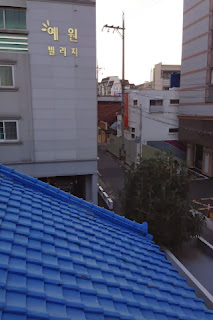
#> input picture dataset/S1.jpeg, 213 x 320 px
$ python stitch.py --image dataset --output out
#> lines starting #> are read from the running program, lines starting #| are printed output that depends on the picture; after the words box and inside, x2 and y2 are one past the last pixel; in counts of white or black regions, pixels touching at a corner belong together
### prama.py
import numpy as np
import cv2

class panorama:

    def image_stitch(self, images, lowe_ratio=0.75, max_Threshold=4.0,match_status=False):

        #detect the features and keypoints from SIFT
        (imageB, imageA) = images
        (KeypointsA, features_of_A) = self.Detect_Feature_And_KeyPoints(imageA)
        (KeypointsB, features_of_B) = self.Detect_Feature_And_KeyPoints(imageB)

        #got the valid matched points
        Values = self.matchKeypoints(KeypointsA, KeypointsB,features_of_A, features_of_B, lowe_ratio, max_Threshold)

        if Values is None:
            return None

        #to get perspective of image using computed homography
        (matches, Homography, status) = Values
        result_image = self.getwarp_perspective(imageA,imageB,Homography)
        result_image[0:imageB.shape[0], 0:imageB.shape[1]] = imageB

        # check to see if the keypoint matches should be visualized
        if match_status:
            vis = self.draw_Matches(imageA, imageB, KeypointsA, KeypointsB, matches,status)

            return (result_image, vis)

        return result_image

    def getwarp_perspective(self,imageA,imageB,Homography):
        val = imageA.shape[1] + imageB.shape[1]
        result_image = cv2.warpPerspective(imageA, Homography, (val , imageA.shape[0]))

        return result_image

    def Detect_Feature_And_KeyPoints(self, image):
        gray = cv2.cvtColor(image, cv2.COLOR_BGR2GRAY)

        # detect and extract features from the image
        descriptors = cv2.SIFT_create()
        (Keypoints, features) = descriptors.detectAndCompute(image, None)

        Keypoints = np.float32([i.pt for i in Keypoints])
        return (Keypoints, features)

    def get_Allpossible_Match(self,featuresA,featuresB):

        # compute the all matches using euclidean distance and opencv provide
        #DescriptorMatcher_create() function for that
        match_instance = cv2.DescriptorMatcher_create("BruteForce")
        All_Matches = match_instance.knnMatch(featuresA, featuresB, 2)

        return All_Matches

    def All_validmatches(self,AllMatches,lowe_ratio):
        #to get all valid matches according to lowe concept..
        valid_matches = []

        for val in AllMatches:
            if len(val) == 2 and val[0].distance < val[1].distance * lowe_ratio:
                valid_matches.append((val[0].trainIdx, val[0].queryIdx))

        return valid_matches

    def Compute_Homography(self,pointsA,pointsB,max_Threshold):
        #to compute homography using points in both images

        (H, status) = cv2.findHomography(pointsA, pointsB, cv2.RANSAC, max_Threshold)
        return (H,status)

    def matchKeypoints(self, KeypointsA, KeypointsB, featuresA, featuresB,lowe_ratio, max_Threshold):

        AllMatches = self.get_Allpossible_Match(featuresA,featuresB);
        valid_matches = self.All_validmatches(AllMatches,lowe_ratio)

        if len(valid_matches) > 4:
            # construct the two sets of points
            pointsA = np.float32([KeypointsA[i] for (_,i) in valid_matches])
            pointsB = np.float32([KeypointsB[i] for (i,_) in valid_matches])

            (Homograpgy, status) = self.Compute_Homography(pointsA, pointsB, max_Threshold)

            return (valid_matches, Homograpgy, status)
        else:
            return None

    def get_image_dimension(self,image):
        (h,w) = image.shape[:2]
        return (h,w)

    def get_points(self,imageA,imageB):

        (hA, wA) = self.get_image_dimension(imageA)
        (hB, wB) = self.get_image_dimension(imageB)
        vis = np.zeros((max(hA, hB), wA + wB, 3), dtype="uint8")
        vis[0:hA, 0:wA] = imageA
        vis[0:hB, wA:] = imageB

        return vis


    def draw_Matches(self, imageA, imageB, KeypointsA, KeypointsB, matches, status):

        (hA,wA) = self.get_image_dimension(imageA)
        vis = self.get_points(imageA,imageB)

        # loop over the matches
        for ((trainIdx, queryIdx), s) in zip(matches, status):
            if s == 1:
                ptA = (int(KeypointsA[queryIdx][0]), int(KeypointsA[queryIdx][1]))
                ptB = (int(KeypointsB[trainIdx][0]) + wA, int(KeypointsB[trainIdx][1]))
                cv2.line(vis, ptA, ptB, (0, 255, 0), 1)

        return vis

### stitch.py
from prama import panorama
import cv2
import argparse
import os

filename = []
images = []

# Create the parser
parser = argparse.ArgumentParser(description = 'Feature Description, Matching and stitching ')

# input and output folder path
parser.add_argument('--image',
                    action = 'store',
                    type = str,
                    required = True,
                    help = 'image folder path')

parser.add_argument('--output',
                    action = 'store',
                    type = str,
                    required = True,
                    help = 'output folder path')

# Execute the parse_args() method
arg = parser.parse_args()

for root,dirs,files in os.walk(arg.image):
    for file in files:
        if file.endswith(".jpg") or file.endswith(".jpeg") or file.endswith(".png"):
            image_path = os.path.join(root, file)
            filename.append(image_path)

for img in filename:
    images.append(cv2.imread(img))

no_of_images = len(images)
#> no_of_images = 2

concat = panorama()

if no_of_images==2:
    (result, matched_points) = concat.image_stitch([images[0], images[1]], match_status=True)
#> in image_stitch, imageB is the input picture: shape (320, 213, 3); mean B, G, R 121.5, 96.9, 89.6
#> in Detect_Feature_And_KeyPoints, `gray = cv2.cvtColor(image, cv2.COLOR_BGR2GRAY)`:
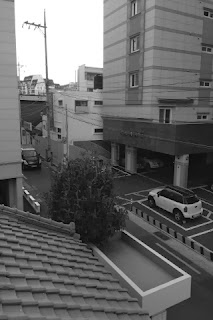
#> gray: shape (320, 213); min 0, max 255, mean 103.4
#> in Detect_Feature_And_KeyPoints, `(Keypoints, features) = descriptors.detectAndCompute(image, None)`: Keypoints = 546 keypoints; strongest (x, y, size): (26, 22, 2.1), (39, 25, 2.1), (48, 82, 5.4), (45, 27, 2.3)
#> in Detect_Feature_And_KeyPoints, `Keypoints = np.float32([i.pt for i in Keypoints])`: Keypoints = 546 pairs, first value 2.78 to 210.1, second value 6.81 to 314.2
#> in image_stitch, `(KeypointsA, features_of_A) = self.Detect_Feature_And_KeyPoints(imageA)`: KeypointsA has the same summary as Keypoints in Detect_Feature_And_KeyPoints
#> in Detect_Feature_And_KeyPoints (call 2), `gray = cv2.cvtColor(image, cv2.COLOR_BGR2GRAY)`:
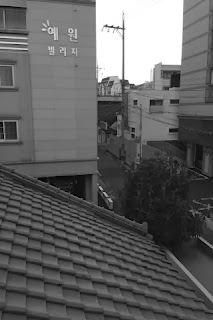
#> gray: shape (320, 213); min 0, max 255, mean 97.5
#> in Detect_Feature_And_KeyPoints (call 2), `(Keypoints, features) = descriptors.detectAndCompute(image, None)`: Keypoints = 540 keypoints; strongest (x, y, size): (118, 28, 2), (123, 29, 2.2), (99, 80, 2.5), (124, 82, 5.3)
#> in Detect_Feature_And_KeyPoints (call 2), `Keypoints = np.float32([i.pt for i in Keypoints])`: Keypoints = 540 pairs, first value 2.65 to 206.5, second value 3.33 to 316.8
#> in image_stitch, `(KeypointsB, features_of_B) = self.Detect_Feature_And_KeyPoints(imageB)`: KeypointsB has the same summary as Keypoints in Detect_Feature_And_KeyPoints
#> in get_Allpossible_Match, `All_Matches = match_instance.knnMatch(featuresA, featuresB, 2)`: All_Matches = 546 matches
#> after the loop in All_validmatches, `for val in AllMatches:`: valid_matches = 132 pairs, first value 66 to 539, second value 7 to 366
#> in matchKeypoints, `pointsA = np.float32([KeypointsA[i] for (_,i) in valid_matches])`: pointsA = 132 pairs, first value 9.5 to 127.5, second value 25.37 to 314
#> in matchKeypoints, `pointsB = np.float32([KeypointsB[i] for (i,_) in valid_matches])`: pointsB = 132 pairs, first value 27.39 to 206.5, second value 27.51 to 309
#> in Compute_Homography, `(H, status) = cv2.findHomography(pointsA, pointsB, cv2.RANSAC, max_Thr..`: H = [[0.776, -0.0105, 80.94], [-0.134, 0.931, 8.39], [-0.00107, 8.29e-06, 1]]; status = 132 values, max 1 at index 0, min 0 at index 9, mean 0.932
#> in matchKeypoints, `(Homograpgy, status) = self.Compute_Homography(pointsA, pointsB, max_T..`: Homograpgy has the same summary as H in Compute_Homography
#> in image_stitch, `(matches, Homography, status) = Values`: matches has the same summary as valid_matches in All_validmatches; Homography has the same summary as H in Compute_Homography
#> in getwarp_perspective, `result_image = cv2.warpPerspective(imageA, Homography, (val , imageA.s..`:
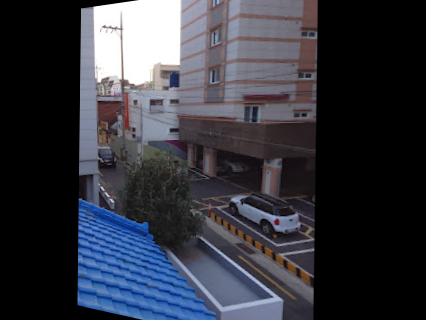
#> result_image: shape (320, 426, 3); mean B, G, R 63.3, 54.2, 52.3
#> in image_stitch, `result_image[0:imageB.shape[0], 0:imageB.shape[1]] = imageB`:
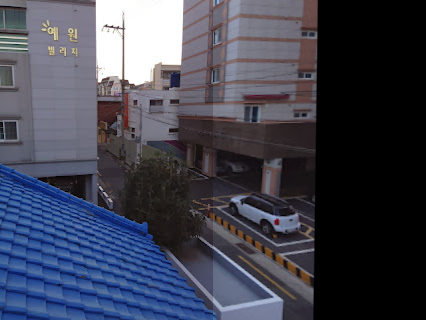
#> result_image: shape (320, 426, 3); mean B, G, R 81.7, 67.2, 64.8
#> in draw_Matches, `(hA,wA) = self.get_image_dimension(imageA)`: hA = 320; wA = 213
#> in get_points, `(hA, wA) = self.get_image_dimension(imageA)`: hA = 320; wA = 213
#> in get_points, `(hB, wB) = self.get_image_dimension(imageB)`: hB = 320; wB = 213
#> in get_points, `vis[0:hA, 0:wA] = imageA`:
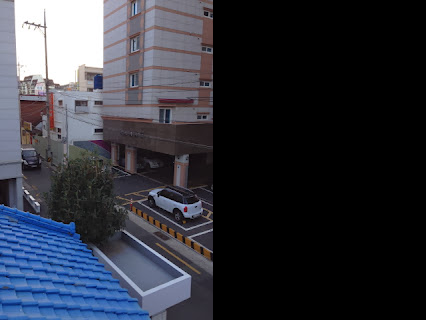
#> vis: shape (320, 426, 3); mean B, G, R 60.7, 51.4, 48.9
#> in get_points, `vis[0:hB, wA:] = imageB`:
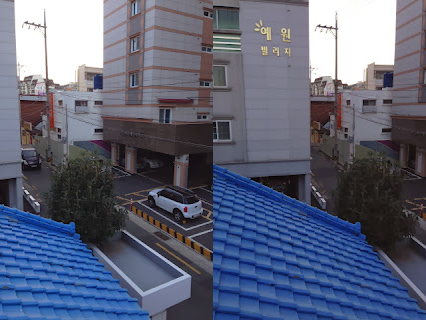
#> vis: shape (320, 426, 3); mean B, G, R 121.4, 99.9, 93.7
#> the loop in draw_Matches, `for ((trainIdx, queryIdx), s) in zip(matches, status):` made 132 passes
#> (trainIdx, queryIdx, s, ptA, ptB) on passes 1, 2, 3, 4, 5, 6, 7, 8, 9, 11, 12, 13: (213, 7, [1], (9, 237), (299, 229)), (219, 11, [1], (11, 261), (301, 252)), (220, 12, [1], (11, 261), (301, 252)), (227, 15, [1], (12, 64), (305, 67)), (227, 17, [1], (12, 64), (305, 67)), (222, 18, [1], (13, 249), (302, 241)), (224, 22, [1], (13, 238), (303, 231)), (223, 25, [1], (15, 171), (303, 168)), (236, 32, [1], (17, 246), (307, 239)), (238, 45, [1], (19, 182), (307, 178)), (239, 48, [1], (20, 240), (309, 233)), (255, 54, [1], (21, 78), (312, 80))
#> (ptA, ptB) on passes 61 to 66: ((57, 245), (343, 243)), ((57, 95), (345, 95)), ((60, 101), (348, 101)), ((60, 101), (348, 101)), ((61, 83), (349, 83)), ((63, 105), (351, 104))
#> after the loop in draw_Matches, `for ((trainIdx, queryIdx), s) in zip(matches, status):`:
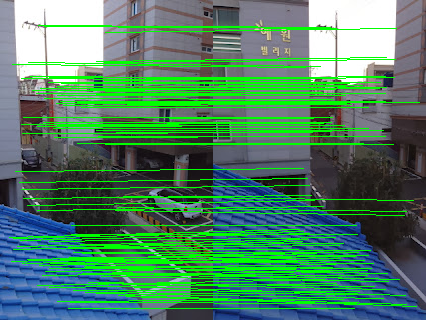
#> vis: shape (320, 426, 3); 18.53% of pixels changed, all inside (x1, y1, x2, y2) = (9, 25, 420, 309)
else:
    (result, matched_points) = concat.image_stitch([images[no_of_images-2], images[no_of_images-1]], match_status=True)
    for i in range(no_of_images - 2):
        (result, matched_points) = concat.image_stitch([images[no_of_images-i-3],result], match_status=True)

# saving the results

cv2.imwrite(os.path.join(arg.output, 'stitch.jpeg'), result)
cv2.imwrite(os.path.join(arg.output, 'matched_points.jpeg'), matched_points)
